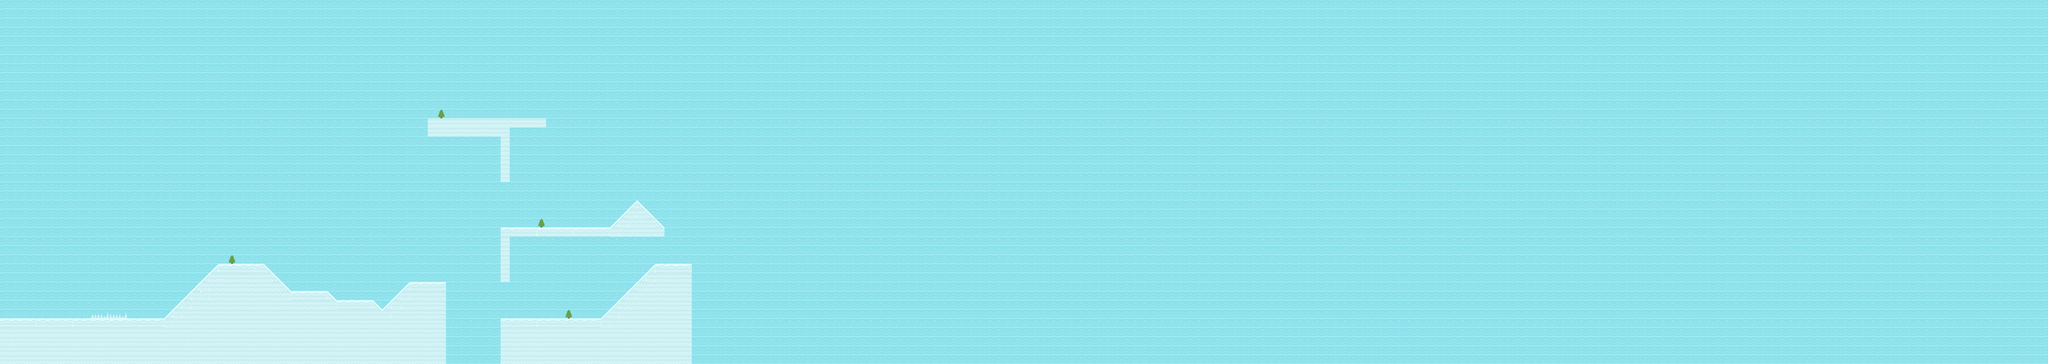

Rendered tile map (Tiled .tmx) drawn with the repository's tilesets; below, a short description and the map source with its tile grids summarised:
An orthogonal 225x40 tile map with 32x32 px tiles, 2 tile layers (Capa de Patrones 1, Capa de patrones 2) and 13 objects.

<map version="1.0" orientation="orthogonal" renderorder="right-down" width="225" height="40" tilewidth="32" tileheight="32" nextobjectid="22">
 <tileset firstgid="1" name="tiles32" tilewidth="32" tileheight="32" tilecount="98">
  <image source="tiles32.png" width="448" height="224" />
 </tileset>
 <layer name="Capa de Patrones 1" width="225" height="40">
  <data>[9000 cells, 9000 non-empty, 1 distinct tile ids]</data>
 </layer>
 <layer name="Capa de patrones 2" width="225" height="40">
  <data>[9000 cells, 581 non-empty, 12 distinct tile ids]</data>
 </layer>
 <objectgroup name="Suelos">
  <object id="4" x="6.23312" y="1128.19">
   <polyline points="0,0 575.525,0 756.285,-191.149 916.268,-193.227 1022.23,-97.6522 1140.66,-103.885 1173.9,-68.5643 1308.95,-66.4866 1338.04,-39.4764 1441.93,-128.818 1556.2,-128.818 1556.2,141.284" />
  </object>
  <object id="5" x="1502.18" y="421.774">
   <polyline points="0,0 0,51.9427 265.946,58.1758 261.791,211.926 282.568,211.926 286.723,24.9325 409.308,20.7771 411.386,-6.23312 2.07771,-4.15541" />
  </object>
  <object id="6" x="1763.97" y="806.15">
   <polyline points="0,0 -6.23312,178.683 27.0102,178.683 29.0879,29.0879 567.214,18.6994 571.369,-12.4662 482.028,-97.6522 376.065,-6.23312 4.15541,0" />
  </object>
  <object id="7" x="1759.82" y="1267.4">
   <polyline points="0,0 -4.15541,-147.517 353.21,-155.828 548.514,-334.511 662.788,-332.433 671.099,12.4662" />
  </object>
 </objectgroup>
 <objectgroup name="Monedas">
  <object id="20" x="1054.82" y="939.329" />
  <object id="21" x="1193.41" y="1013.24" />
 </objectgroup>
 <objectgroup name="Enemigos">
  <object id="18" x="756.083" y="762.242" />
  <object id="19" x="1344.32" y="1039.42" />
 </objectgroup>
 <objectgroup name="Pinchos">
  <object id="12" x="352.633" y="1085.62" width="32" height="32" />
  <object id="14" x="321.234" y="1085.02" width="32" height="32" />
  <object id="15" x="384.37" y="1086.56" width="32" height="32" />
  <object id="16" x="413.627" y="1088.1" width="32" height="32" />
 </objectgroup>
 <objectgroup name="Meta">
  <object id="11" x="2643.34" y="-3.72301">
   <polyline points="0,0 3.72301,1276.99" />
  </object>
 </objectgroup>
</map>
